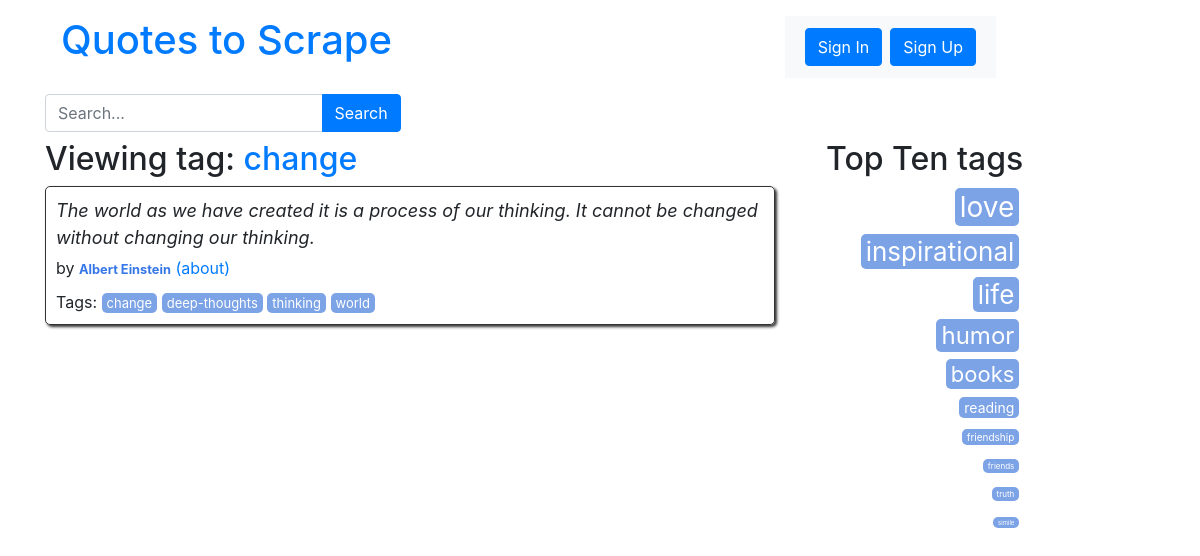
Page /tag/change/page/1/ on the earlier database version.
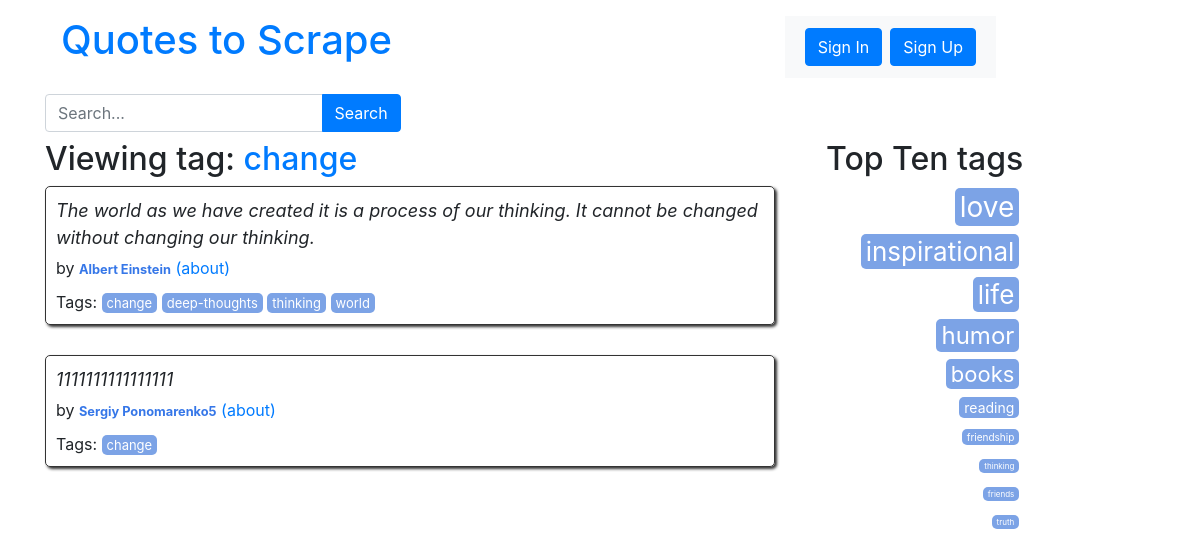
Same page on the later database version.
### quotes/models.py (models this page shows, shortened)
class Tag(models.Model):
    name = models.CharField(max_length=30, null=False, unique=True)

class Quote(models.Model):
    quote = models.TextField()
    tags = models.ManyToManyField(Tag)
    author = models.ForeignKey(Author, on_delete=models.CASCADE,
                               default=None, null=True)
    created_at = models.DateTimeField(auto_now_add=True)

class Author(models.Model):
    fullname = models.CharField(max_length=150)
    born_date = models.CharField(max_length=10)
    born_location = models.CharField(max_length=150)
    description = models.TextField()
    created_at = models.DateTimeField(auto_now_add=True)
    slug = models.SlugField(max_length=50, blank=True)

### quotes/views.py (the view)
def quotes_by_tag(request, tag_name, page=1):
    tag = Tag.objects.get(name=tag_name)
    quotes = Quote.objects.filter(tags=tag)
    per_page = 10
    paginator = Paginator(quotes, per_page)
    quotes_on_page = paginator.page(page)
    top_tags = get_top_tags()
    return render(
        request,
        "quotes/quotes_by_tag.html",
        context={"quotes": quotes_on_page, "tag": tag, "top_tags": top_tags},
    )

### quotes/views.py (called while the page is built)
def get_top_tags():
    top_tags = Tag.objects.annotate(num_quotes=Count("quote")).order_by("-num_quotes")[
        :10
    ]
    top_tags = [(tag, 2 * tag.num_quotes) for tag in top_tags]
    return top_tags

### quotes/templates/quotes/quotes_by_tag.html
{% extends 'quotes/base.html' %} {% load extract %} {% block content %}
<div class="row">
  <div class="col-md-8">
    <h2>
      Viewing tag:
      <a href="{% url 'quotes:quotes_by_tag' tag_name=tag.name page=1 %}"
        >{{ tag.name }}</a
      >
    </h2>
    {% for quote in quotes %}
    <div class="quote" itemscope="" itemtype="http://schema.org/CreativeWork">
      <span class="text" itemprop="text">{{ quote.quote }}</span>
      <span>
        by
        <small class="author" itemprop="author"
          >{{ quote.author.fullname }}</small
        >
        <a
          href="{% url 'quotes:author_page' author_slug=quote.author.fullname|slugify %}"
          >(about)</a
        >
      </span>
      <div class="tags">
        Tags: {% for tag in quote.tags.all %}
        <a
          class="tag"
          href="{% url 'quotes:quotes_by_tag' tag_name=tag.name page=1 %}"
          >{{ tag.name }}</a
        >
        {% endfor %}
      </div>
    </div>
    {% endfor %}
  </div>
  <div class="col-md-4 tags-box">
    {% include 'quotes/top_tags.html' with top_tags=top_tags %}
  </div>
</div>
{% endblock %}

### quotes/templates/quotes/base.html (shortened to what this page needs)
<!DOCTYPE html>
<html lang="en">
  <head>
    {% load static %}
    <link rel="stylesheet" href="{% static 'quotes/styles.css' %}" />
    <link
      rel="stylesheet"
      href="https://stackpath.bootstrapcdn.com/bootstrap/4.3.1/css/bootstrap.min.css"
    />
  </head>
  <body>
    <div class="container">
      <div class="row header-box p-3">
        <div class="col-md-8">
          <h1>
            <a href="/" class="text-decoration-none">Quotes to Scrape</a>
          </h1>
        </div>
        <nav class="navbar navbar-expand-lg navbar-light bg-light">
          {% if user.is_authenticated %}
          <span class="navbar-text mr-3">
            Welcome <b>{{ user.username }}!</b>
          </span>
          <a href="{% url 'users:signout' %}" class="btn btn-primary"
            >Sign Out</a
          >
          {% else %}
          <ul class="navbar-nav">
            <li class="nav-item p-1">
              <a href="{% url 'users:signin' %}" class="btn btn-primary"
                >Sign In</a
              >
            </li>
            <li class="nav-item p-1">
              <a href="{% url 'users:signup' %}" class="btn btn-primary"
                >Sign Up</a
              >
            </li>
          </ul>
          {% endif %}
        </nav>
      </div>
      <form method="GET" action="{% url 'quotes:search_results' %}">
        <div class="input-group mb-2">
          <input
            type="text"
            class="form-control col-3"
            placeholder="Search..."
            name="search_query"
          />
          <div class="input-group-append">
            <button class="btn btn-primary" type="submit">Search</button>
          </div>
        </div>
      </form>
      {% block content %} {% endblock %}
    </div>
  </body>
</html>

### quotes/templates/quotes/top_tags.html
<div class="col-md-8 tags-box">
  <h2>Top Ten tags</h2>
  {% for tag, popularity in top_tags %}
  <span class="tag-item">
    <a
      class="tag"
      style="font-size: {{ popularity }}px"
      href="/tag/{{ tag.name }}/page/1"
      >{{ tag.name }}</a
    >
  </span>
  {% endfor %}
</div>

### quotes/static/quotes/styles.css (style rules this page uses)
.quote { padding: 10px; margin-bottom: 30px; border: 1px solid #333333; border-radius: 5px; box-shadow: 2px 2px 3px #333333; }
.quote span.text { display: block; margin-bottom: 5px; font-size: large; font-style: italic; }
.quote small.author { font-weight: bold; color: #3677e8; }
.quote .tags { margin-top: 10px; }
.tag { padding: 2px 5px; border-radius: 5px; color: white; font-size: small; background-color: #7ca3e6; }
.tags-box { text-align: right; }
.tag-item { display: block; margin: 4px; }
a { color: #4582ec; text-decoration: none; cursor: pointer; }

Differences in the rows shown:
no longer on this page (row unchanged): Tag: name "simile", shown under "Top Ten tags"
now on one of the page's lists (row unchanged): Tag: name "thinking"
added Quote: quote "1111111111111111", author.fullname "Sergiy Ponomarenko5", Tag (name "change")
